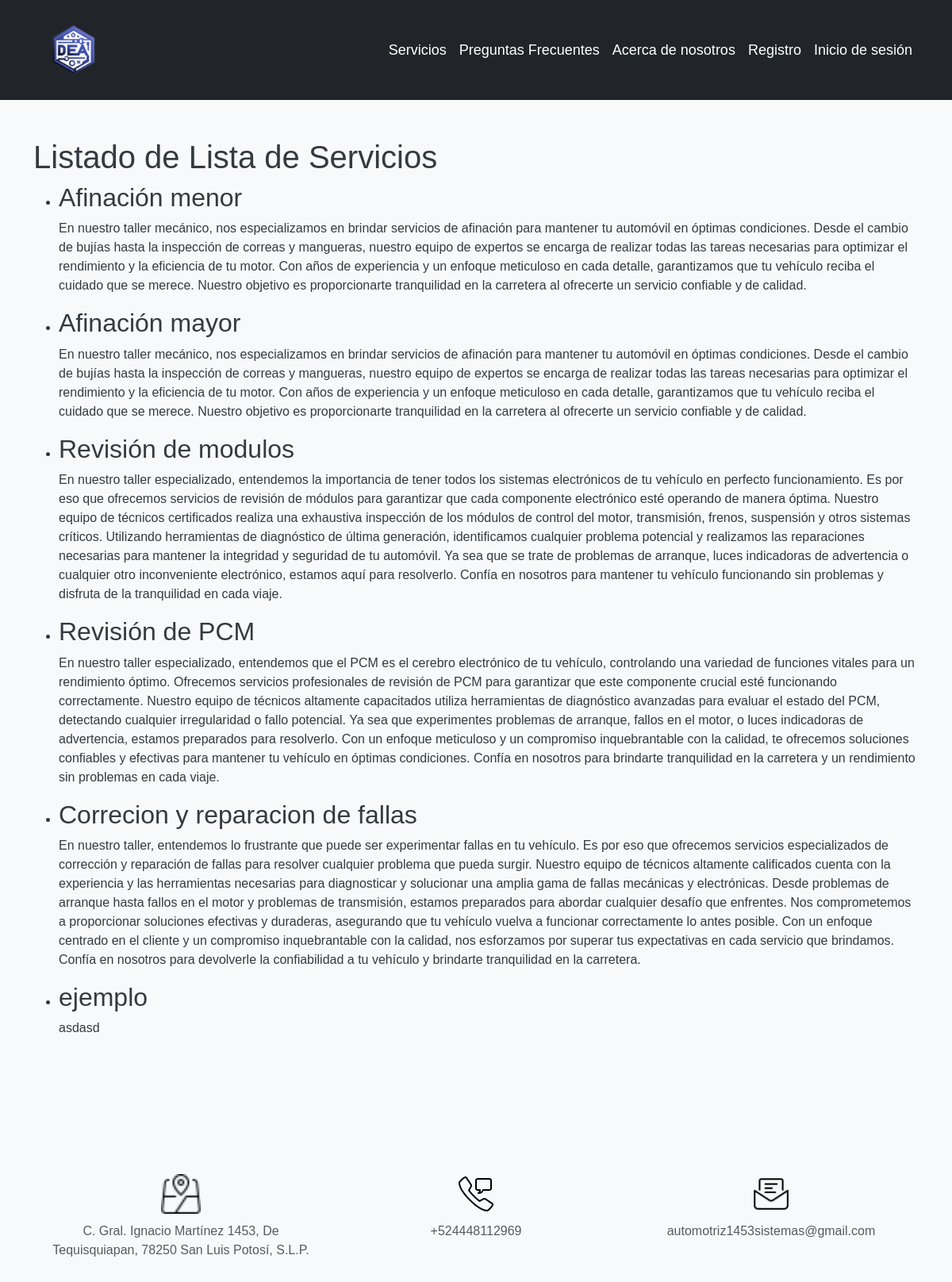
The app's page /servicios/ with its own data.
### autenticacion/models.py (models this page shows)
class Servicio(models.Model):
    nombre = models.CharField(max_length=100)
    descripcion = models.TextField()
    precio = models.DecimalField(max_digits=8, decimal_places=2)
    def __str__(self):
        return self.nombre

### autenticacion/views.py (the view)
# urls.py: path('servicios/', v_auth.lista_de_servicios, name='lista_de_servicios'),
def lista_de_servicios(request):
    print("Servicios")
    print("La vista lista_de_servicios se está ejecutando.")  # Agregar este mensaje de prueba
    servicios = Servicio.objects.all()
    print(servicios)  # Agregar esta línea para verificar si se están recuperando los servicios correctamente
    return render(request, 'servicios.html', {'servicios': servicios})

### main/templates/servicios.html (shortened to what this page needs)
<!DOCTYPE html>
<html lang="en">
<head>
    {% extends 'layouts/base.html' %}
    {% block content %}
    <main class="container py-5">
        <h1>Listado de Lista de Servicios</h1>
        <ul>
            {% for servicio in servicios %}
                <li>
                    <h2>{{ servicio.nombre }}</h2>
                    <p>{{ servicio.descripcion }}</p>
                </li>
            {% endfor %}
        </ul>
    </main>
    {% endblock %}

### main/templates/layouts/base.html (style rules this page uses)
body { font-family: Arial, sans-serif; background-color: #f8f9fa; color: #343a40; }

### main/templates/servicios.html (style rules this page uses)
body { font-family: Arial, sans-serif; background-color: #f8f9fa; color: #343a40; }

### records on screen
Servicio: nombre "Afinación menor", descripcion "En nuestro taller mecánico, nos especializamos en brindar servicios de afinación para mantener tu automóvil en óptimas condiciones. Desde el cambio de bujías hasta la inspección de correas y mangueras, nuestro equipo de expertos se encarga de realizar todas las tareas necesarias para optimizar el rendimiento y la eficiencia de tu motor. Con años de experiencia y un enfoque meticuloso en cada detalle, garantizamos que tu vehículo reciba el cuidado que se merece. Nuestro objetivo es proporcionarte tranquilidad en la carretera al ofrecerte un servicio confiable y de calidad."
Servicio: nombre "Afinación mayor", descripcion "En nuestro taller mecánico, nos especializamos en brindar servicios de afinación para mantener tu automóvil en óptimas condiciones. Desde el cambio de bujías hasta la inspección de correas y mangueras, nuestro equipo de expertos se encarga de realizar todas las tareas necesarias para optimizar el rendimiento y la eficiencia de tu motor. Con años de experiencia y un enfoque meticuloso en cada detalle, garantizamos que tu vehículo reciba el cuidado que se merece. Nuestro objetivo es proporcionarte tranquilidad en la carretera al ofrecerte un servicio confiable y de calidad."
Servicio: nombre "Revisión de modulos", descripcion "En nuestro taller especializado, entendemos la importancia de tener todos los sistemas electrónicos de tu vehículo en perfecto funcionamiento. Es por eso que ofrecemos servicios de revisión de módulos para garantizar que cada componente electrónico esté operando de manera óptima. Nuestro equipo de técnicos certificados realiza una exhaustiva inspección de los módulos de control del motor, transmisión, frenos, suspensión y otros sistemas críticos. Utilizando herramientas de diagnóstico de última generación, identificamos cualquier problema potencial y realizamos las reparaciones necesarias para mantener la integridad y seguridad de tu automóvil. Ya sea que se trate de problemas de arranque,…"
Servicio: nombre "Revisión de PCM", descripcion "En nuestro taller especializado, entendemos que el PCM es el cerebro electrónico de tu vehículo, controlando una variedad de funciones vitales para un rendimiento óptimo. Ofrecemos servicios profesionales de revisión de PCM para garantizar que este componente crucial esté funcionando correctamente. Nuestro equipo de técnicos altamente capacitados utiliza herramientas de diagnóstico avanzadas para evaluar el estado del PCM, detectando cualquier irregularidad o fallo potencial. Ya sea que experimentes problemas de arranque, fallos en el motor, o luces indicadoras de advertencia, estamos preparados para resolverlo. Con un enfoque meticuloso y un compromiso inquebrantable con la calidad, te…"
Servicio: nombre "Correcion y reparacion de fallas", descripcion "En nuestro taller, entendemos lo frustrante que puede ser experimentar fallas en tu vehículo. Es por eso que ofrecemos servicios especializados de corrección y reparación de fallas para resolver cualquier problema que pueda surgir. Nuestro equipo de técnicos altamente calificados cuenta con la experiencia y las herramientas necesarias para diagnosticar y solucionar una amplia gama de fallas mecánicas y electrónicas. Desde problemas de arranque hasta fallos en el motor y problemas de transmisión, estamos preparados para abordar cualquier desafío que enfrentes. Nos comprometemos a proporcionar soluciones efectivas y duraderas, asegurando que tu vehículo vuelva a funcionar correctamente lo…"
Servicio: nombre "ejemplo", descripcion "asdasd"
